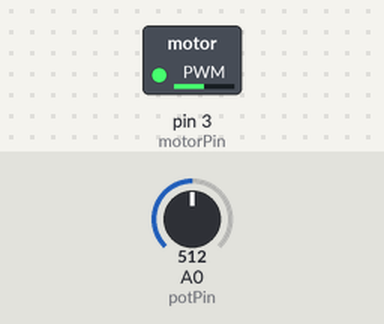
A sketch run on a simulated Arduino Uno, built with avr-gcc and run on an emulated ATmega328P. Parts: switched loads named in the sketch (green lamp = pin HIGH). Dashed ring = blinking. The inputs (shaded band) are chosen by the test bench; at power-on: A0 (potPin) = 512.

Above: at 1.2 s.
1.3 s: A0 (potPin) set to 1016
At 2.2 s:
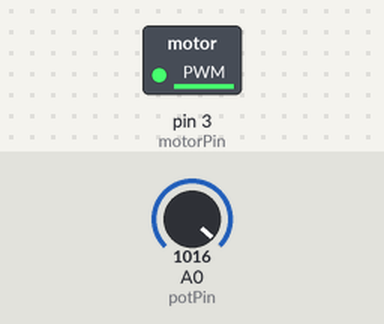
2.8 s: A0 (potPin) set to 1023
At 3.41 s:
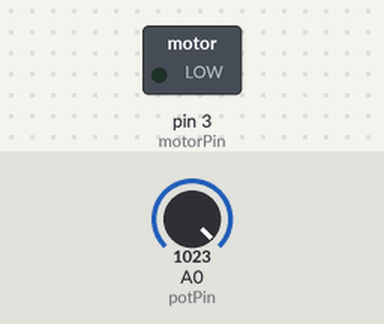
5.8 s: A0 (potPin) set to 716
7.5 s: A0 (potPin) set to 122
At 8.7 s:
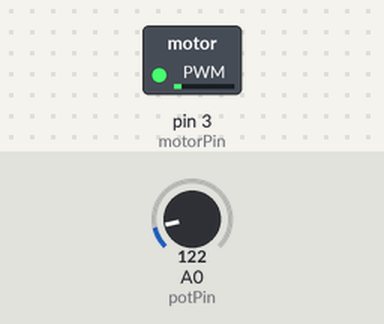
9.0 s: A0 (potPin) set to 0
At 10.2 s:
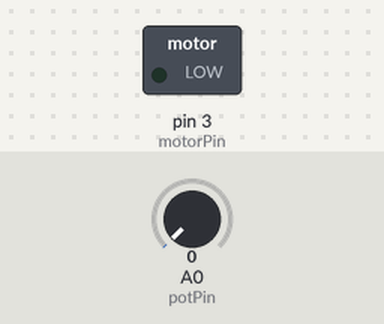
10.5 s: A0 (potPin) set to 511
At 11.5 s:
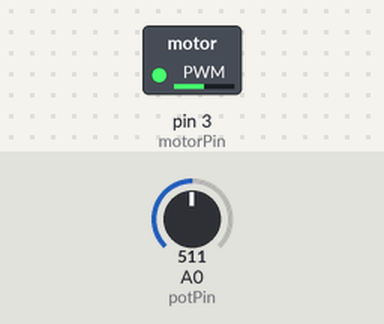
Timing chart, 0 to 13.0 s (numbered marks = the images above; inputs shaded):
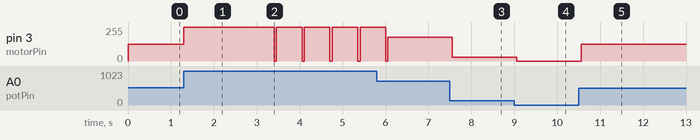

Measured:
- the behaviour switches between 1022 and 1023 on A0 (potPin) (found by bisection; images 1 and 2)
- after the input at 1.3 s, pin 3 (motorPin): 127/255 → 253/255 at once
- after the input at 2.8 s, pin 3 (motorPin): alternates 255/255 for 0.60 s and 0/255 for 0.05 s, starting at once
- after the input at 7.5 s, pin 3 (motorPin): 178/255 → 30/255 after 0.06 s
- after the input at 9.0 s, pin 3 (motorPin): 30/255 → 0/255 after 0.06 s
- after the input at 10.5 s, pin 3 (motorPin): 0/255 → 127/255 after 0.06 s

The sketch:

ThinkingCap.ino
```cpp
const int motorPin = 3; // pin for vibrating motors
int potPin = A0;    // input pin for the potentiometer
int sensorValue = 0;  // variable to store the value coming from the sensor

void setup()
{
pinMode(motorPin, OUTPUT);
pinMode(potPin, INPUT);
Serial.begin(9600);
}

void loop()
{
  int val = analogRead(A0);
  val = map(val, 0, 1023, 0, 255);
  analogWrite(motorPin, val);
  delay(100);

  if ( val == 255 ) {
    digitalWrite(motorPin, HIGH);
delay(500);
digitalWrite(motorPin, LOW);
delay(50); }
}
```
